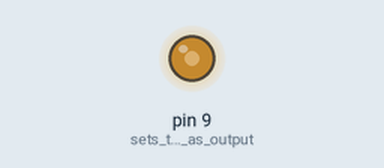
The sketch below on a simulated Arduino Uno, built with avr-gcc and run on an emulated ATmega328P. Shown: output pins drawn as LEDs (lit = HIGH).

Above: at 0.1 s.
Timing chart, 0 to 1.6 s (numbered marks = the images above):
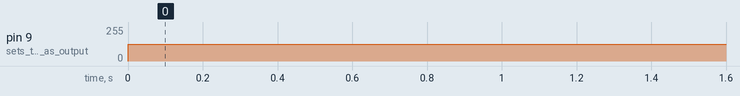

The sketch:

DeleteMe2.ino
```cpp
void setup() {
  pinMode(9, OUTPUT);  // sets the pin as output
}

void loop() {
  analogWrite(9, 127);
}
```

Measured:
- by itself, pin 9 (sets_the_pin_as_output): 0/255 → 127/255 at 0.00 s
